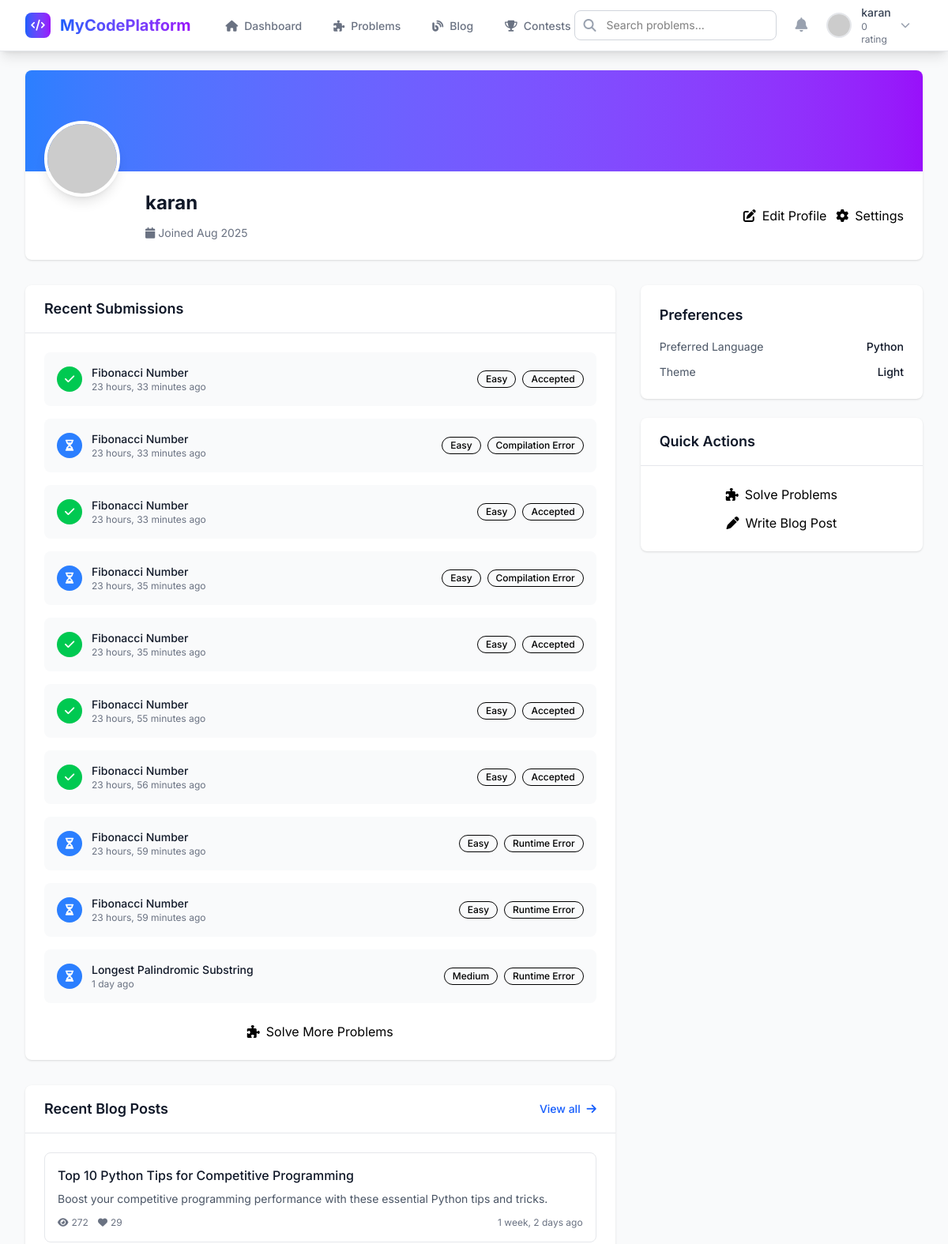
The page /users/profile/ (signed in, upper part) on the database as committed earlier.
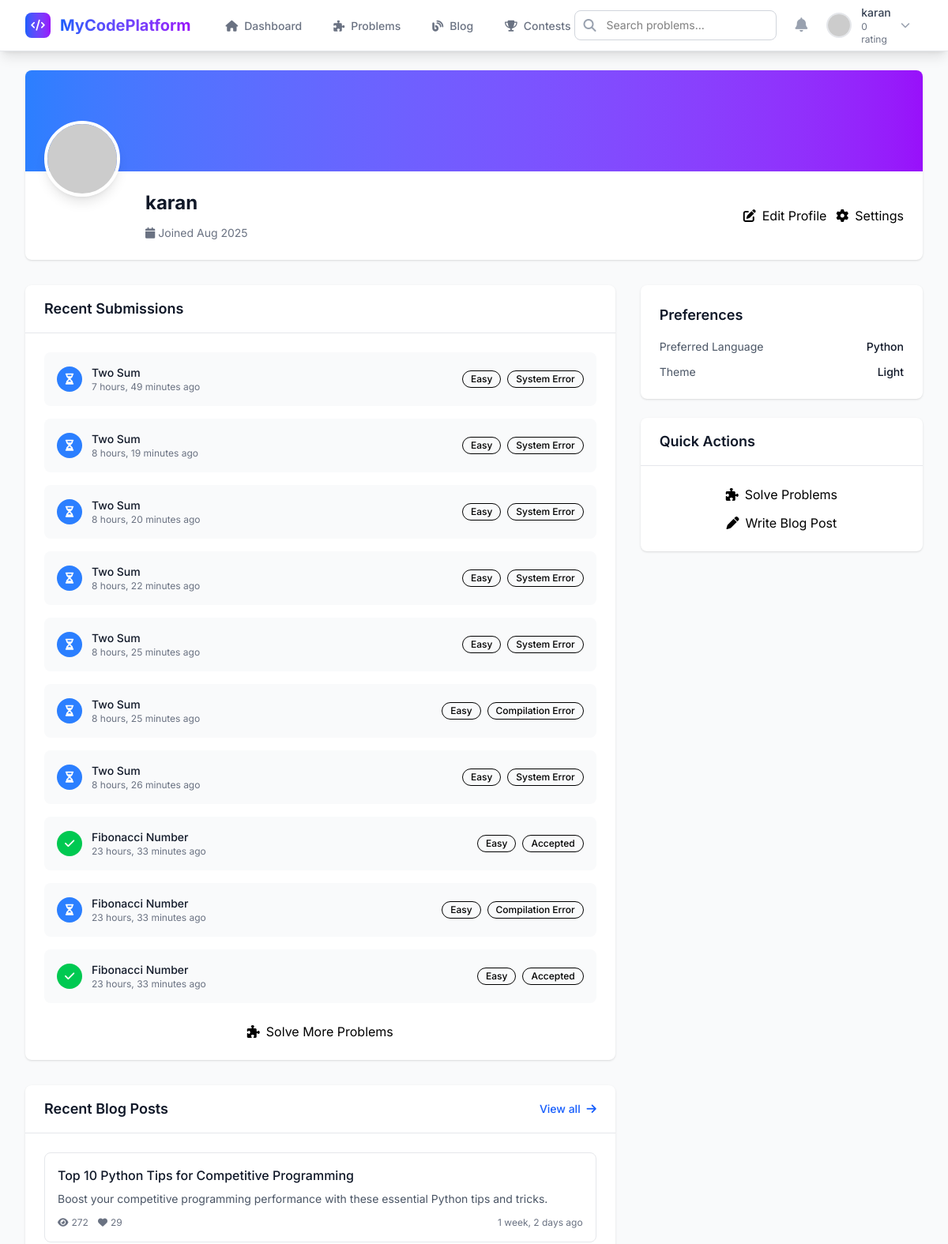
The same page on the database as committed later.
### submit/models.py (models this page shows, shortened)
class Submission(models.Model):
    STATUS_CHOICES = [
        ('PENDING', 'Pending'),
        ('JUDGING', 'Judging'),
        ('ACCEPTED', 'Accepted'),
        ('WRONG_ANSWER', 'Wrong Answer'),
        ('TIME_LIMIT_EXCEEDED', 'Time Limit Exceeded'),
        ('MEMORY_LIMIT_EXCEEDED', 'Memory Limit Exceeded'),
        ('RUNTIME_ERROR', 'Runtime Error'),
        ('COMPILATION_ERROR', 'Compilation Error'),
        ('ERROR', 'System Error'),
    ]
    LANGUAGE_CHOICES = [
        ('cpp', 'C++'),
        ('py', 'Python'),
        ('java', 'Java'),
    ]
    user = models.ForeignKey(User, on_delete=models.CASCADE, null=True, blank=True)
    problem = models.ForeignKey(Problem, on_delete=models.CASCADE)
    code = models.TextField()
    language = models.CharField(max_length=50, choices=LANGUAGE_CHOICES)
    input_data = models.TextField(blank=True, null=True)
    total_test_cases = models.IntegerField(default=0)
    passed_test_cases = models.IntegerField(default=0)
    score = models.FloatField(default=0.0, help_text="Score based on passed test cases")
    max_execution_time = models.FloatField(null=True, blank=True)
    max_memory_used = models.BigIntegerField(null=True, blank=True, help_text="Memory in bytes")
    output_data = models.TextField(blank=True, null=True)
    error_data = models.TextField(blank=True, null=True)
    status = models.CharField(max_length=50, choices=STATUS_CHOICES, default='PENDING')
    execution_time = models.FloatField(null=True, blank=True, help_text="Execution time in seconds")
    submitted_at = models.DateTimeField(auto_now_add=True)
    class Meta:
        ordering = ['-submitted_at']

### problems/models.py (models this page shows, shortened)
class Problem(models.Model):
    DIFFICULTY_CHOICES = [
        ('easy', 'Easy'),
        ('medium', 'Medium'),
        ('hard', 'Hard'),
    ]
    TYPE_CHOICES = [
        ('math', 'Mathematics'),
        ('dsa', 'Data Structures & Algorithms'),
    ]
    title = models.CharField(max_length=200)
    description = models.TextField()
    difficulty = models.CharField(max_length=50, choices=DIFFICULTY_CHOICES)
    problem_type = models.CharField(max_length=10, choices=TYPE_CHOICES, default='math')
    image_file = models.ImageField(upload_to='problems/images/', blank=True, null=True)
    pdf_file = models.FileField(upload_to='problems/pdfs/', blank=True, null=True)
    input_format = models.TextField(blank=True, help_text="Description of input format")
    output_format = models.TextField(blank=True, help_text="Description of output format")
    constraints = models.TextField(blank=True, help_text="Constraints for the problem")
    sample_input = models.TextField(blank=True)
    sample_output = models.TextField(blank=True)
    time_limit = models.IntegerField(default=5, help_text="Time limit in seconds")
    memory_limit = models.CharField(max_length=10, default="128m", help_text="Memory limit (e.g., 128m, 256m)")
    created_by = models.ForeignKey(User, on_delete=models.CASCADE, null=True, blank=True)
    created_at = models.DateTimeField(auto_now_add=True)
    updated_at = models.DateTimeField(auto_now=True)
    is_active = models.BooleanField(default=True)
    total_attempts = models.IntegerField(default=0)
    successful_completions = models.IntegerField(default=0)
    class Meta:
        ordering = ['-created_at']

### blogs/models.py (models this page shows, shortened)
class BlogPost(models.Model):
    STATUS_CHOICES = [
        ('draft', 'Draft'),
        ('published', 'Published'),
        ('archived', 'Archived'),
    ]
    title = models.CharField(max_length=200)
    slug = models.SlugField(max_length=200, unique=True, blank=True)
    content = models.TextField()
    excerpt = models.TextField(max_length=300, blank=True, help_text="Brief description of the post")
    featured_image = models.ImageField(upload_to='blog_images/', blank=True, null=True)
    author = models.ForeignKey(User, on_delete=models.CASCADE, related_name='blog_posts')
    category = models.ForeignKey(Category, on_delete=models.SET_NULL, null=True, blank=True)
    tags = models.ManyToManyField(Tag, blank=True)
    status = models.CharField(max_length=10, choices=STATUS_CHOICES, default='published')
    is_featured = models.BooleanField(default=False)
    meta_description = models.CharField(max_length=160, blank=True)
    meta_keywords = models.CharField(max_length=255, blank=True)
    view_count = models.PositiveIntegerField(default=0)  # Reset to 0 for all posts
    like_count = models.PositiveIntegerField(default=0)
    created_at = models.DateTimeField(default=timezone.now)
    updated_at = models.DateTimeField(auto_now=True)
    published_date = models.DateTimeField(default=timezone.now)
    class Meta:
        ordering = ['-published_date']
        indexes = [
            models.Index(fields=['-published_date']),
            models.Index(fields=['status']),
        ]

### users/views.py (the view)
# urls.py: path('profile/', views.profile_view, name='profile'),
@login_required
def profile_view(request, username=None):
    if username:
        profile_user = get_object_or_404(User, username=username)
    else:
        profile_user = request.user
    from submit.models import Submission
    from problems.models import Problem
    from blogs.models import BlogPost
    total_submissions = Submission.objects.filter(user=profile_user).count()
    accepted_submissions = Submission.objects.filter(user=profile_user, status='ACCEPTED').count()
    problems_solved = Submission.objects.filter(
        user=profile_user,
        status='ACCEPTED'
    ).values('problem').distinct().count()
    recent_submissions = Submission.objects.filter(
        user=profile_user
    ).select_related('problem').order_by('-submitted_at')[:10]
    blog_posts = BlogPost.objects.filter(
        author=profile_user,
        status='published'
    ).order_by('-published_date')[:5]
    difficulty_stats = {}
    solved_problems = Submission.objects.filter(
        user=profile_user,
        status='ACCEPTED'
    ).values_list('problem_id', flat=True).distinct()
    difficulty_counts = Problem.objects.filter(
        id__in=solved_problems
    ).values('difficulty').annotate(count=Count('id'))
    for item in difficulty_counts:
        difficulty_stats[item['difficulty']] = item['count']
    context = {
        'profile_user': profile_user,
        'is_own_profile': request.user == profile_user,
        'stats': {
            'total_submissions': total_submissions,
            'accepted_submissions': accepted_submissions,
            'problems_solved': problems_solved,
            'acceptance_rate': round((accepted_submissions / total_submissions * 100) if total_submissions > 0 else 0, 1),
            'difficulty_stats': difficulty_stats,
        },
        'recent_submissions': recent_submissions,
        'blog_posts': blog_posts,
    }
    return render(request, 'users/profile.html', context)

### users/models.py (called while the page is built)
    def get_avatar_url(self):
        if self.avatar:
            return self.avatar.url
        return f"https://ui-avatars.com/api/?name={self.username}&background=3b82f6&color=fff&size=128"

### users/templates/users/profile.html (shortened to what the changed rows need)
{% extends 'base.html' %}
{% load static %}
{% block content %}
<div class="max-w-7xl mx-auto py-6 px-4 sm:px-6 lg:px-8">
    <div class="bg-white rounded-lg shadow-sm overflow-hidden mb-8">
        <div class="relative px-6 py-6">
            <div class="ml-32">
                <div class="flex items-center justify-between">
                    <div>
                        <h1 class="text-2xl font-bold text-gray-900">{{ profile_user.username }}</h1>
                    </div>
                </div>
            </div>
        </div>
    </div>
    <div class="grid grid-cols-1 lg:grid-cols-3 gap-8">
        <div class="lg:col-span-2 space-y-8">
            <div class="bg-white rounded-lg shadow-sm">
                <div class="p-6">
                    {% if recent_submissions %}
                        <div class="space-y-4">
                            {% for submission in recent_submissions %}
                                <div class="flex items-center justify-between p-4 bg-gray-50 rounded-lg hover:bg-gray-100 transition-colors duration-200">
                                    <div class="flex items-center space-x-3">
                                        <div class="w-8 h-8 rounded-full flex items-center justify-center
                                            {% if submission.status == 'ACCEPTED' %}bg-green-500{% elif submission.status == 'WRONG_ANSWER' %}bg-red-500{% elif submission.status == 'TIME_LIMIT_EXCEEDED' %}bg-orange-500{% else %}bg-blue-500{% endif %}">
                                            <i class="text-white text-sm
                                                {% if submission.status == 'ACCEPTED' %}fas fa-check{% elif submission.status == 'WRONG_ANSWER' %}fas fa-times{% elif submission.status == 'TIME_LIMIT_EXCEEDED' %}fas fa-clock{% else %}fas fa-hourglass-half{% endif %}"></i>
                                        </div>
                                        <div>
                                            <p class="text-sm font-medium text-gray-900">{{ submission.problem.title }}</p>
                                            <p class="text-xs text-gray-500">{{ submission.submitted_at|timesince }} ago</p>
                                        </div>
                                    </div>
                                    <div class="flex items-center space-x-2">
                                        <span class="inline-flex items-center px-2.5 py-0.5 rounded-full text-xs font-medium border
                                            {% if submission.problem.difficulty == 'easy' %}difficulty-easy{% elif submission.problem.difficulty == 'medium' %}difficulty-medium{% else %}difficulty-hard{% endif %}">
                                            {{ submission.problem.get_difficulty_display }}
                                        </span>
                                        <span class="inline-flex items-center px-2.5 py-0.5 rounded-full text-xs font-medium border
                                            {% if submission.status == 'ACCEPTED' %}status-accepted{% elif submission.status == 'WRONG_ANSWER' %}status-wrong-answer{% elif submission.status == 'TIME_LIMIT_EXCEEDED' %}status-time-limit{% else %}status-pending{% endif %}">
                                            {{ submission.get_status_display }}
                                        </span>
                                    </div>
                                </div>
                            {% endfor %}
                        </div>
                    {% endif %}
                </div>
            </div>
            {% if blog_posts %}
                <div class="bg-white rounded-lg shadow-sm">
                    <div class="p-6">
                        <div class="space-y-4">
                            {% for post in blog_posts %}
                                <div class="border border-gray-200 rounded-lg overflow-hidden hover:shadow-md transition-shadow duration-200">
                                    <div class="p-4">
                                        <h4 class="font-medium text-gray-900 mb-2">
                                            <a href="{% url 'blogs:detail' post.slug %}" class="hover:text-blue-600">
                                                {{ post.title }}
                                            </a>
                                        </h4>
                                        <p class="text-sm text-gray-600 mb-3 line-clamp-2">{{ post.excerpt|default:post.content|truncatewords:20 }}</p>
                                        <div class="flex items-center justify-between text-xs text-gray-500">
                                            <div class="flex items-center space-x-3">
                                                <span class="flex items-center">
                                                    <i class="fas fa-eye mr-1"></i>{{ post.view_count }}
                                                </span>
                                                <span class="flex items-center">
                                                    <i class="fas fa-heart mr-1"></i>{{ post.like_count }}
                                                </span>
                                            </div>
                                            <span>{{ post.published_date|timesince }} ago</span>
                                        </div>
                                    </div>
                                </div>
                            {% endfor %}
                        </div>
                    </div>
                </div>
            {% endif %}
        </div>
    </div>
</div>
{% endblock %}

Rows that differ between the two databases and show on the page:
no longer on this page (row unchanged): Submission: problem "Fibonacci Number", submitted_at "23 hours, 35 minutes", problem.difficulty "Easy", status "Compilation Error"
no longer on this page (row unchanged): Submission: problem "Fibonacci Number", submitted_at "23 hours, 35 minutes", problem.difficulty "Easy", status "Accepted"
no longer on this page (row unchanged): Submission: problem "Fibonacci Number", submitted_at "23 hours, 55 minutes", problem.difficulty "Easy", status "Accepted"
no longer on this page (row unchanged): Submission: problem "Fibonacci Number", submitted_at "23 hours, 56 minutes", problem.difficulty "Easy", status "Accepted"
no longer on this page (row unchanged): Submission: problem "Fibonacci Number", submitted_at "23 hours, 59 minutes", problem.difficulty "Easy", status "Runtime Error"
no longer on this page (row unchanged): Submission: problem "Fibonacci Number", submitted_at "23 hours, 59 minutes", problem.difficulty "Easy", status "Runtime Error"
no longer on this page (row unchanged): Submission: problem "Longest Palindromic Substring", submitted_at "1 day", problem.difficulty "Medium", status "Runtime Error"
added Submission: problem "Two Sum", submitted_at "7 hours, 49 minutes", problem.difficulty "Easy", status "System Error"
added Submission: problem "Two Sum", submitted_at "8 hours, 19 minutes", problem.difficulty "Easy", status "System Error"
added Submission: problem "Two Sum", submitted_at "8 hours, 20 minutes", problem.difficulty "Easy", status "System Error"
added Submission: problem "Two Sum", submitted_at "8 hours, 22 minutes", problem.difficulty "Easy", status "System Error"
added Submission: problem "Two Sum", submitted_at "8 hours, 25 minutes", problem.difficulty "Easy", status "System Error"
added Submission: problem "Two Sum", submitted_at "8 hours, 25 minutes", problem.difficulty "Easy", status "Compilation Error"
added Submission: problem "Two Sum", submitted_at "8 hours, 26 minutes", problem.difficulty "Easy", status "System Error"
